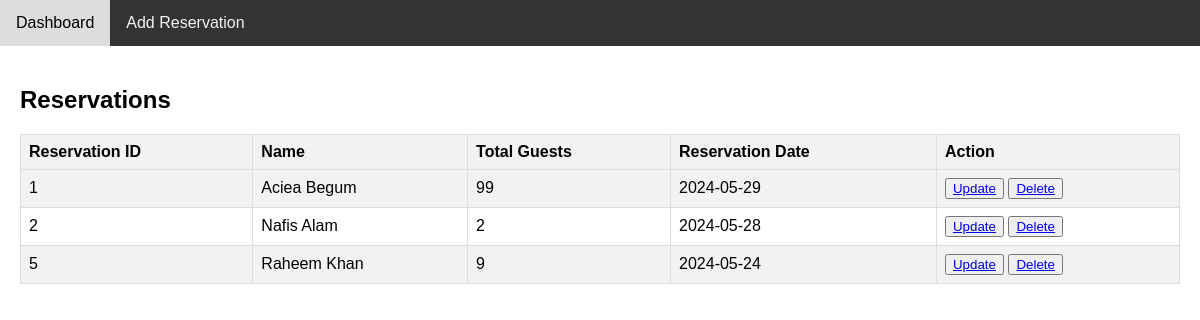
The page /Restaurant/reservation/reservation.php (signed in) on the database its author committed.
### tables this page shows
CREATE TABLE `reservation` (
  `Reservation_ID` int(10) NOT NULL,
  `Name` varchar(30) DEFAULT NULL,
  `Total_Guests` int(2) DEFAULT NULL,
  `Reservation_Date` date NOT NULL,
  `Restaurant_ID` int(10) NOT NULL
);

### Restaurant/reservation/reservation.php (the view, shortened to what this page needs)
<!DOCTYPE html>
<html>
<head>
    <link rel="stylesheet" type="text/css" href="reservation.css">
    <link rel="stylesheet" href="https://cdnjs.cloudflare.com/ajax/libs/font-awesome/4.7.0/css/font-awesome.min.css">
</head>
<body>
<div class="topnav">
  <a href="http://localhost/dbdine/Restaurant/r_dashboard/r_dashboard.php">Dashboard</a>
  <a href="http://localhost/dbdine/Restaurant/reservation/reservation_add.php">Add Reservation</a>
</div>
<div class="content">
  <h2>Reservations</h2>
  <?php
   include("../../admin/db.php");
   $restaurant_id = $_SESSION['Restaurant_ID'];
$sql = "SELECT * FROM reservation where Restaurant_ID = ? ";
$stmt1 = $conn->prepare($sql);
$stmt1->bind_param("i", $restaurant_id);
$stmt1->execute();
$result1 = $stmt1->get_result();
echo "<table border='1'>";
echo "<tr> <th>Reservation ID</th>
        <th>Name</th>
        <th>Total Guests</th>
        <th>Reservation Date</th>
        <th>Action</th>
        </tr>";
while($row = $result1->fetch_assoc()) {
    echo "<tr>
    <td>".$row["Reservation_ID"]."</td>
    <td>".$row["Name"]."</td>
    <td>".$row["Total_Guests"]."</td>
    <td>".$row["Reservation_Date"]."</td>
    <td>
    <button><a href='./reservation_update.php?Reservation_ID=$row[Reservation_ID]'>Update</a></button>
    <button><a href='./reservation_delete.php?Reservation_ID=$row[Reservation_ID]'>Delete</a></button>
</td>
    </tr>";
}
echo "</table>";
  ?>
</div>
</body>
</html>

### Restaurant/reservation/reservation.css (style rules this page uses)
body { font-family: Arial, sans-serif; margin: 0; padding: 0; }
.topnav { overflow: hidden; background-color: #333; }
.topnav a { float: left; color: #f2f2f2; text-align: center; padding: 14px 16px; text-decoration: none; }
.content { padding: 20px; }
table { border-collapse: collapse; width: 100%; border: 1px solid #ddd; }
th, td { border: 1px solid #ddd; padding: 8px; text-align: left; }
th { background-color: #f2f2f2; }
tr:nth-child(even) { background-color: #f2f2f2; }

### rows shown on the page
reservation: Reservation_ID "1", Name "Aciea Begum", Total_Guests "99", Reservation_Date "2024-05-29"
reservation: Reservation_ID "2", Name "Nafis Alam", Total_Guests "2", Reservation_Date "2024-05-28"
reservation: Reservation_ID "5", Name "Raheem Khan", Total_Guests "9", Reservation_Date "2024-05-24"
